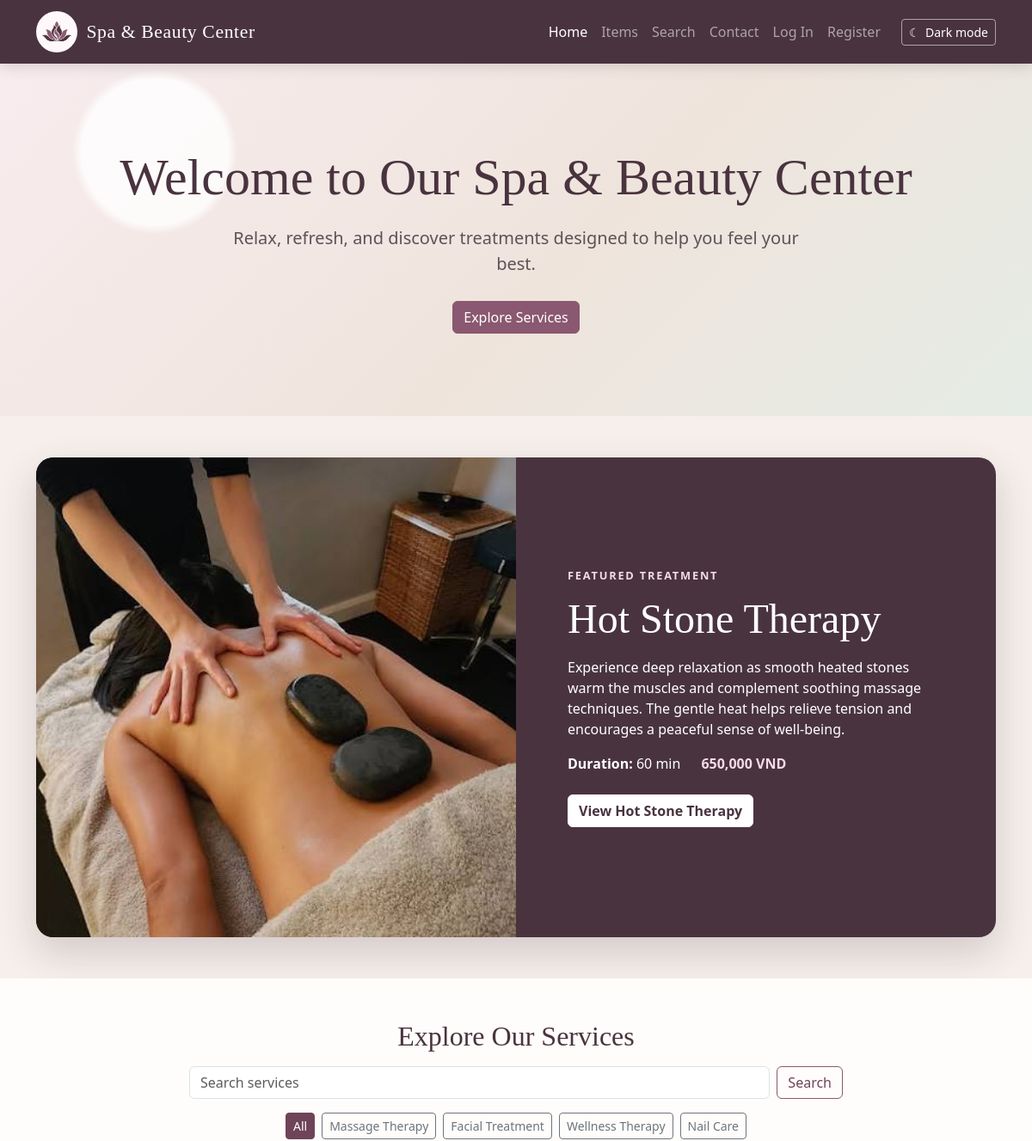
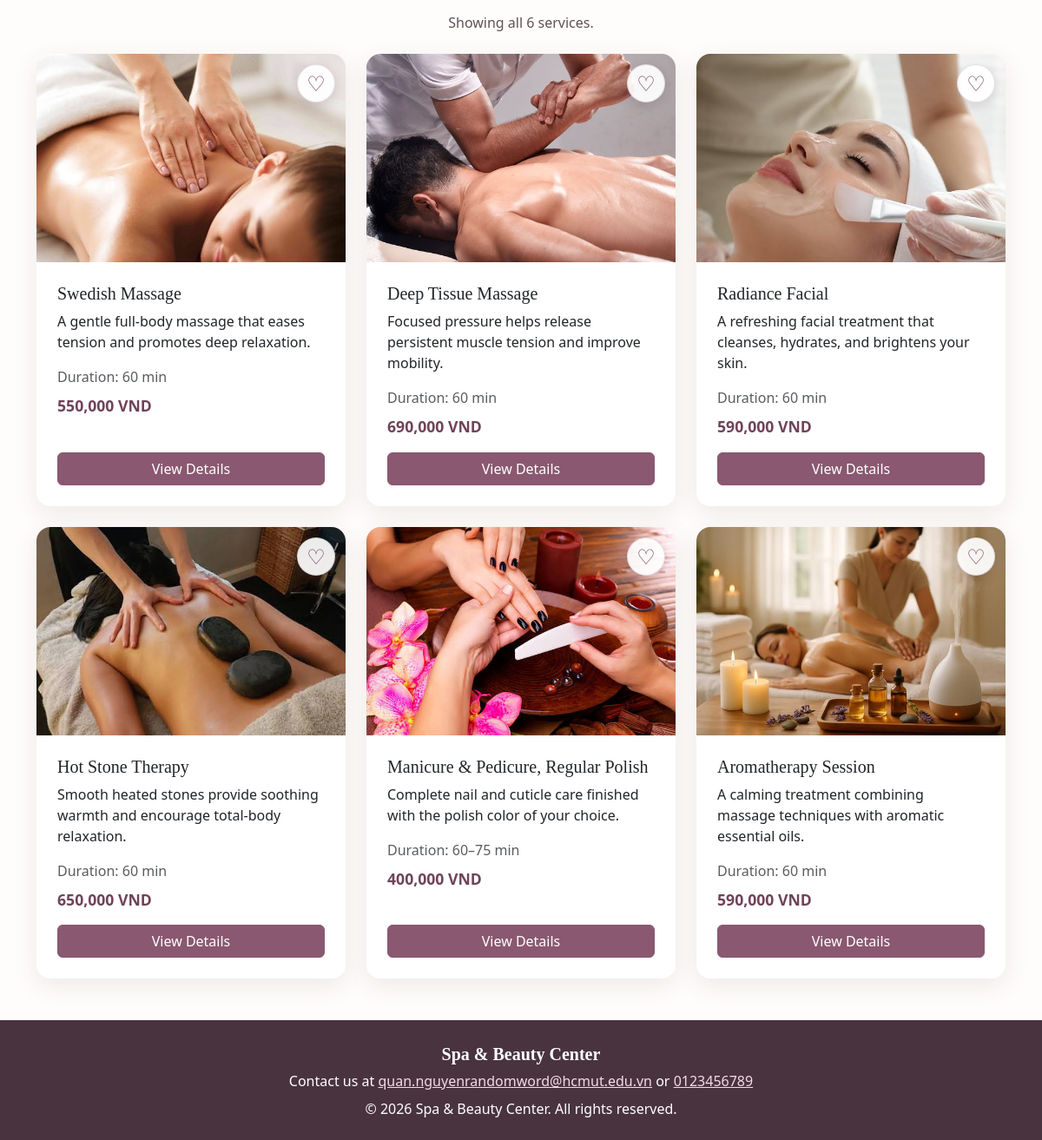
The page / on the database its author committed (2 pictures, top to bottom).
### tables this page shows
CREATE TABLE IF NOT EXISTS services (
    id INT UNSIGNED NOT NULL AUTO_INCREMENT,
    category_id INT UNSIGNED NOT NULL,
    name VARCHAR(150) NOT NULL,
    slug VARCHAR(150) NOT NULL,
    short_description VARCHAR(255) NOT NULL,
    description TEXT NOT NULL,
    price DECIMAL(10, 0) UNSIGNED NOT NULL COMMENT 'Price in VND',
    duration_min_minutes SMALLINT UNSIGNED NOT NULL,
    duration_max_minutes SMALLINT UNSIGNED NOT NULL,
    image VARCHAR(255) NOT NULL COMMENT 'Filename relative to public/images/',
    is_featured TINYINT(1) NOT NULL DEFAULT 0,
    created_at TIMESTAMP NOT NULL DEFAULT CURRENT_TIMESTAMP,
    updated_at TIMESTAMP NOT NULL DEFAULT CURRENT_TIMESTAMP ON UPDATE CURRENT_TIMESTAMP,
    PRIMARY KEY (id),
    UNIQUE KEY uq_services_slug (slug),
    KEY idx_services_category_id (category_id),
    CONSTRAINT fk_services_category FOREIGN KEY (category_id)
        REFERENCES categories (id) ON UPDATE CASCADE ON DELETE RESTRICT,
    CONSTRAINT chk_services_price CHECK (price > 0),
    CONSTRAINT chk_services_duration CHECK (
        duration_min_minutes > 0 AND duration_max_minutes >= duration_min_minutes
    ),
    CONSTRAINT chk_services_featured CHECK (is_featured IN (0, 1))
);

CREATE TABLE IF NOT EXISTS categories (
    id INT UNSIGNED NOT NULL AUTO_INCREMENT,
    name VARCHAR(100) NOT NULL,
    slug VARCHAR(100) NOT NULL,
    description TEXT NOT NULL,
    created_at TIMESTAMP NOT NULL DEFAULT CURRENT_TIMESTAMP,
    updated_at TIMESTAMP NOT NULL DEFAULT CURRENT_TIMESTAMP ON UPDATE CURRENT_TIMESTAMP,
    PRIMARY KEY (id),
    UNIQUE KEY uq_categories_name (name),
    UNIQUE KEY uq_categories_slug (slug)
);

### includes/preferences.php (called while the page is built)
<?php
function themeAttribute(): string
{
    $theme = $_COOKIE['spa_theme'] ?? null;
    if (!is_string($theme) || !in_array($theme, ['dark', 'light'], true)) {
        return '';
    }
    return ' data-theme="' . $theme . '"';
}

### includes/database.php (called while the page is built, shortened)
<?php
function databaseConnection(): PDO
{
    static $connection = null;
    if ($connection === null) {
        $config = require __DIR__ . '/../config/database.php';
        $dsn = sprintf(
            'mysql:host=%s;port=%d;dbname=%s;charset=%s',
            $config['host'],
            $config['port'],
            $config['database'],
            $config['charset']
        );
        $connection = new PDO($dsn, $config['username'], $config['password'], [
            PDO::ATTR_ERRMODE => PDO::ERRMODE_EXCEPTION,
            PDO::ATTR_DEFAULT_FETCH_MODE => PDO::FETCH_ASSOC,
            PDO::ATTR_EMULATE_PREPARES => false,
            PDO::ATTR_TIMEOUT => 5,
        ]);
    }
    return $connection;
}

### includes/services.php (called while the page is built, shortened)
<?php
require_once __DIR__ . '/database.php';
function fetchServices(): array
{
    $statement = databaseConnection()->query(
        'SELECT s.*, c.name AS category_name, c.slug AS category_slug
         FROM services AS s
         INNER JOIN categories AS c ON c.id = s.category_id
         ORDER BY s.id'
    );
    return $statement->fetchAll();
}
function fetchCategories(): array
{
    $statement = databaseConnection()->query(
        'SELECT id, name, slug, description FROM categories ORDER BY id'
    );
    return $statement->fetchAll();
}
function formatServicePrice(array $service): string
{
    return number_format((float) $service['price'], 0, '.', ',') . ' VND';
}
function formatServiceDuration(array $service): string
{
    $minimum = (int) $service['duration_min_minutes'];
    $maximum = (int) $service['duration_max_minutes'];
    return ($minimum === $maximum ? (string) $minimum : $minimum . '–' . $maximum) . ' min';
}
function escapeHtml($value): string
{
    return htmlspecialchars((string) $value, ENT_QUOTES | ENT_SUBSTITUTE, 'UTF-8');
}

### public/index.php (the view, shortened to what this page needs)
<?php
require_once __DIR__ . '/../includes/preferences.php';
$services = [];
$categories = [];
$featuredService = null;
$catalogError = null;
try {
    $services = fetchServices();
    $categories = fetchCategories();
    foreach ($services as $service) {
        if ((int) $service['is_featured'] === 1) {
            $featuredService = $service;
            break;
        }
    }
} catch (PDOException $error) {
    error_log('Spa catalog database error: ' . $error->getMessage());
    http_response_code(503);
    $services = [];
    $categories = [];
    $catalogError = 'Our services are temporarily unavailable. Please try again shortly.';
}
?>
<!DOCTYPE html>
<html lang="en"<?= themeAttribute() ?>>
<head>
    <link
        href="https://cdn.jsdelivr.net/npm/bootstrap@5.3.0/dist/css/bootstrap.min.css"
        rel="stylesheet"
    >
    <link rel="stylesheet" href="css/style.css">
</head>
<body>
    <?php require_once __DIR__ . '/../components/header.php'; ?>
    <main>
        <section class="hero-section py-5">
            <div class="container text-center">
                <h1>Welcome to Our Spa &amp; Beauty Center</h1>
                <p class="lead">
                    Relax, refresh, and discover treatments designed to help you feel your best.
                </p>
                <a href="#items" class="btn btn-primary">
                    Explore Services
                </a>
            </div>
        </section>
        <?php if ($featuredService !== null): ?>
            <section class="featured-service py-5" aria-labelledby="featured-service-title">
                <div class="container">
                    <div class="featured-panel row g-0 align-items-stretch">
                        <div class="col-lg-6">
                            <img
                                src="images/<?= escapeHtml(rawurlencode(basename($featuredService['image']))) ?>"
                                class="featured-image"
                                alt="<?= escapeHtml($featuredService['name']) ?>"
                            >
                        </div>
                        <div class="featured-content col-lg-6 d-flex flex-column justify-content-center">
                            <p class="featured-label">Featured Treatment</p>
                            <h2 id="featured-service-title"><?= escapeHtml($featuredService['name']) ?></h2>
                            <p><?= escapeHtml($featuredService['description']) ?></p>
                            <div class="d-flex flex-wrap gap-4 mb-4">
                                <span><strong>Duration:</strong> <?= escapeHtml(formatServiceDuration($featuredService)) ?></span>
                                <span class="featured-price"><?= escapeHtml(formatServicePrice($featuredService)) ?></span>
                            </div>
                            <a
                                href="../pages/item_details.php?service=<?= escapeHtml(rawurlencode($featuredService['slug'])) ?>"
                                class="btn btn-light align-self-start"
                            >
                                View <?= escapeHtml($featuredService['name']) ?>
                            </a>
                        </div>
                    </div>
                </div>
            </section>
        <?php endif; ?>
        <section id="items" class="py-5">
            <div class="container">
                <h2 class="text-center mb-3">Explore Our Services</h2>
                <?php if ($catalogError !== null): ?>
                    <p class="text-center py-4" role="alert"><?= escapeHtml($catalogError) ?></p>
                <?php elseif ($services === []): ?>
                    <p class="text-center py-4">No services are available yet. Please check back soon.</p>
                <?php else: ?>
                    <div class="catalog-controls mx-auto mb-4">
                        <form id="service-search" class="d-flex" role="search">
                            <input
                                id="service-search-input"
                                class="form-control me-2"
                                type="search"
                                placeholder="Search services"
                                autocomplete="off"
                                aria-describedby="search-status"
                            >
                            <button class="btn btn-outline-primary" type="submit">Search</button>
                        </form>
                        <div
                            class="category-filters d-flex flex-wrap justify-content-center gap-2 mt-3"
                            role="group"
                            aria-label="Filter services by category"
                        >
                            <button
                                type="button"
                                class="category-filter btn btn-sm btn-outline-secondary active"
                                data-category="all"
                                aria-pressed="true"
                            >
                                All
                            </button>
                            <?php foreach ($categories as $category): ?>
                                <button
                                    type="button"
                                    class="category-filter btn btn-sm btn-outline-secondary"
                                    data-category="<?= escapeHtml($category['slug']) ?>"
                                    aria-pressed="false"
                                >
                                    <?= escapeHtml($category['name']) ?>
                                </button>
                            <?php endforeach; ?>
                        </div>
                        <p id="search-status" class="search-status text-center mt-3 mb-0" aria-live="polite">
                            <?= count($services) === 1 ? 'Showing 1 service.' : 'Showing all ' . count($services) . ' services.' ?>
                        </p>
                    </div>
                    <div class="row g-4">
                        <?php foreach ($services as $service): ?>
                            <?php
                            $favoriteName = str_replace('&', 'and', $service['name']);
                            ?>
                            <div
                                class="service-card col-12 col-md-6 col-lg-4"
                                data-category="<?= escapeHtml($service['category_slug']) ?>"
                            >
                                <div class="card h-100">
                                    <button
                                        type="button"
                                        class="favorite-button"
                                        data-service="<?= escapeHtml($favoriteName) ?>"
                                        aria-pressed="false"
                                        aria-label="Add <?= escapeHtml($favoriteName) ?> to favorites"
                                    >
                                        <span aria-hidden="true">&#9825;</span>
                                    </button>
                                    <img
                                        src="images/<?= escapeHtml(rawurlencode(basename($service['image']))) ?>"
                                        class="card-img-top"
                                        alt="<?= escapeHtml($service['name']) ?>"
                                    >
                                    <div class="card-body d-flex flex-column">
                                        <h3 class="card-title h5"><?= escapeHtml($service['name']) ?></h3>
                                        <p class="card-text"><?= escapeHtml($service['short_description']) ?></p>
                                        <p class="text-muted mb-2">Duration: <?= escapeHtml(formatServiceDuration($service)) ?></p>
                                        <p class="fw-bold"><?= escapeHtml(formatServicePrice($service)) ?></p>
                                        <a
                                            href="../pages/item_details.php?service=<?= escapeHtml(rawurlencode($service['slug'])) ?>"
                                            class="btn btn-primary mt-auto"
                                            aria-label="View details for <?= escapeHtml($service['name']) ?>"
                                        >
                                            View Details
                                        </a>
                                    </div>
                                </div>
                            </div>
                        <?php endforeach; ?>
                    </div>
                <?php endif; ?>
            </div>
        </section>
    </main>
    <?php require_once __DIR__ . '/../components/footer.php'; ?>
</body>
</html>

### rows shown on the page
services: image (picture), name "Hot Stone Therapy", description "Experience deep relaxation as smooth heated stones warm the muscles and complement soothing massage techniques. The gentle heat helps relieve tension and encourages a peaceful sense of well-being.", escapeHtml(formatServiceDuration($featuredService)) "60 min", price "650,000 VND", short_description "Smooth heated stones provide soothing warmth and encourage total-body relaxation.", escapeHtml(formatServiceDuration($service)) "60 min"
categories: name "Massage Therapy"
categories: name "Facial Treatment"
categories: name "Wellness Therapy"
categories: name "Nail Care"
services: image (picture), name "Swedish Massage", short_description "A gentle full-body massage that eases tension and promotes deep relaxation.", escapeHtml(formatServiceDuration($service)) "60 min", price "550,000 VND"
services: image (picture), name "Deep Tissue Massage", short_description "Focused pressure helps release persistent muscle tension and improve mobility.", escapeHtml(formatServiceDuration($service)) "60 min", price "690,000 VND"
services: image (picture), name "Radiance Facial", short_description "A refreshing facial treatment that cleanses, hydrates, and brightens your skin.", escapeHtml(formatServiceDuration($service)) "60 min", price "590,000 VND"
services: image (picture), name "Manicure & Pedicure, Regular Polish", short_description "Complete nail and cuticle care finished with the polish color of your choice.", escapeHtml(formatServiceDuration($service)) "60–75 min", price "400,000 VND"
services: image (picture), name "Aromatherapy Session", short_description "A calming treatment combining massage techniques with aromatic essential oils.", escapeHtml(formatServiceDuration($service)) "60 min", price "590,000 VND"

### other values the page prints
count($services) "6"
